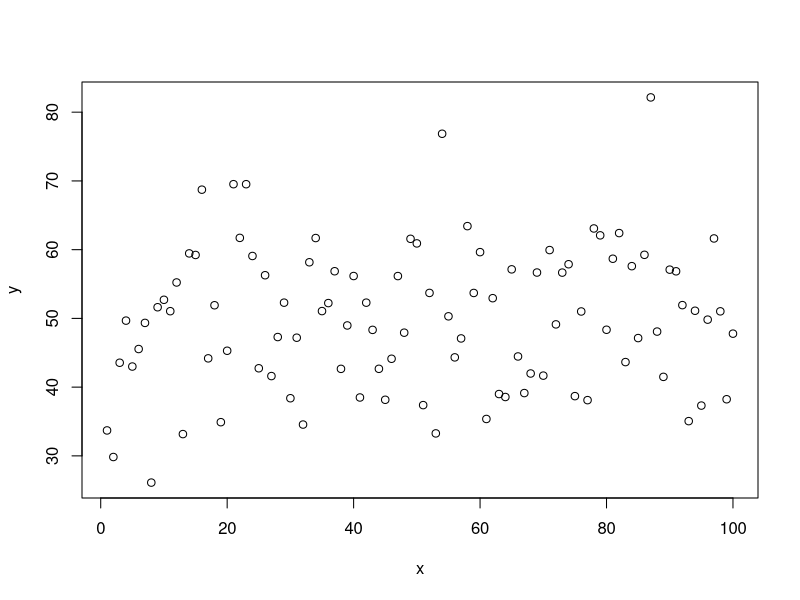
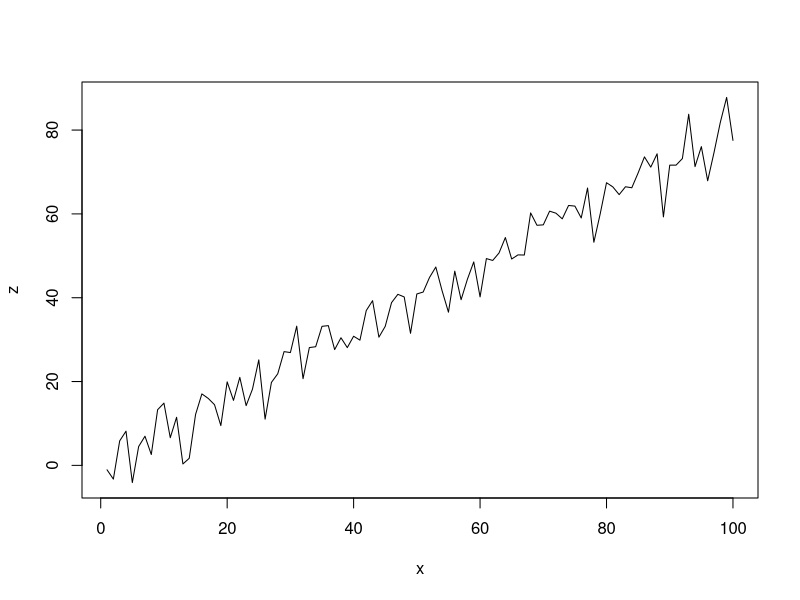
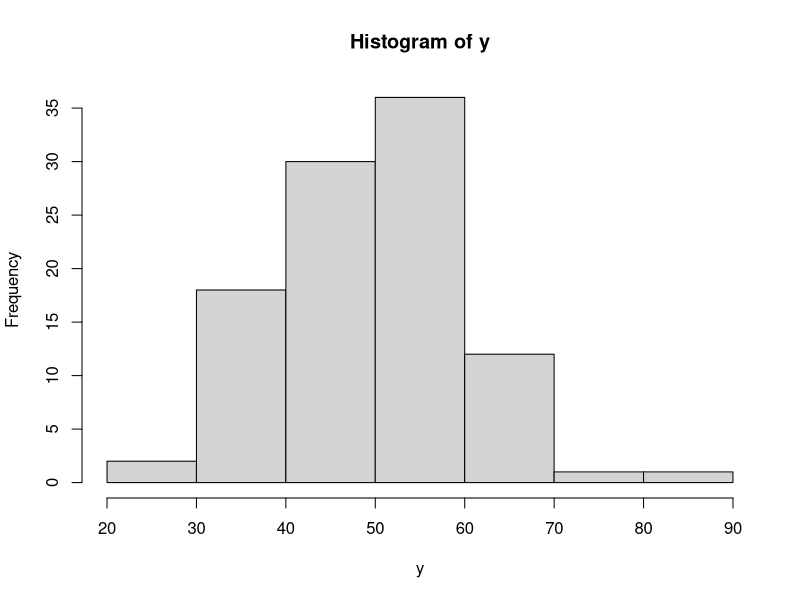
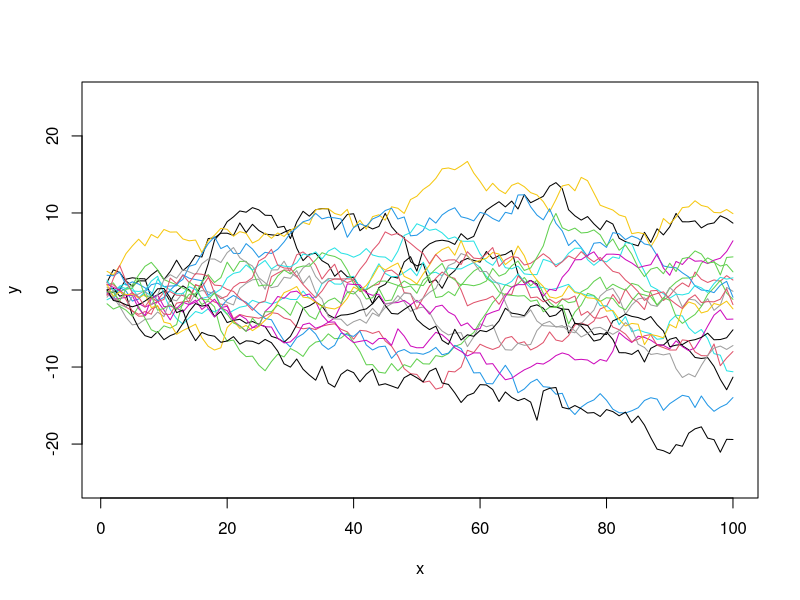

The R source for these figures, in order:
## ---- chunk 1
knitr::opts_chunk$set(echo = FALSE)
## ---- chunk 2
# your function definition goes here
area <- NULL
circum <- NULL
compute_area <- function(x,type){
  if (type == "circle") {
    area = pi * x^2
    circum = 2 * pi * x
    value <- c("circle_area" = area, "circle_circum" = circum)
  }
  else if (type == "square"){
    area = x^2
    circum = 4 * x
    value <- c("square_area" = area, "square_circum" = circum)
  }
  else print("Can't Compute")
  return(value)
}
## ---- chunk 3
# call your function (circle), 
# e.g. circ_ret <- compute_area(6.5, "circle")
compute_area(6.5, "circle")
## ---- chunk 4
# call your function (square), 
# e.g. sqr_ret <- compute_area(5.2, "square")
compute_area(5.2, "square")
## ---- chunk 5
plot_data = data.frame(
    x <- 1:100,
    y <- 50 + 10 * rnorm(length(x), 0, 1),
    z <- x * 0.8 + rnorm(length(x), 0, 4)
)
## ---- chunk 6
# scatter plot
# your code goes here
plot(x,y)
## ---- chunk 7
# line chart
# your code goes here
plot(x, z, type = "l")
## ---- chunk 8
# histogram
# your code goes here
hist(y)
## ---- chunk 9
# your code goes here
Set_A <- NULL
Set_B <- NULL
Set_C <- NULL
Set_D <- NULL
N_A = 1
N_B = 1
N_C = 1
N_D = 1
for(i in 1:length(CO2[[1]])){
  if(CO2$Treatment[i] == "nonchilled" && CO2$Type[i] == "Quebec"){
    Set_A[N_A] <- CO2$uptake[i]
    N_A = N_A + 1
  }
  if(CO2$Treatment[i] == "chilled" && CO2$Type[i] == "Quebec"){
    Set_B[N_B] <- CO2$uptake[i]
    N_B = N_B + 1
  }
  if(CO2$Treatment[i] == "nonchilled" && CO2$Type[i] == "Mississippi"){
    Set_C[N_C] <- CO2$uptake[i]
    N_C = N_C + 1
  }
  if(CO2$Treatment[i] == "chilled" && CO2$Type[i] == "Mississippi"){
    Set_D[N_D] <- CO2$uptake[i]
    N_D = N_D + 1
  }
}

OutPut_A <- list(ID = 1, Treatment = "nonchilled", Type = "Quebec", uptake = mean(Set_A))
OutPut_B <- list(ID = 2, Treatment = "chilled", Type = "Quebec", uptake = mean(Set_B))
OutPut_C <- list(ID = 3, Treatment = "nonchilled", Type = "Mississippi", uptake = mean(Set_C))
OutPut_D <- list(ID = 4, Treatment = "chilled", Type = "Mississippi", uptake = mean(Set_D))
OutPut <- rbind(OutPut_A,OutPut_B,OutPut_C,OutPut_D)
OutPut
## ---- chunk 10
rn100 <- function() cumsum(rnorm(100, 0, 1))
## ---- chunk 11
# your code goes here
y <- rn100()
x <- seq_along(y)
plot(x, y, type = "l", ylim = c(-25,25))
for(i in 1:19) lines(x,rn100(),col = i)

